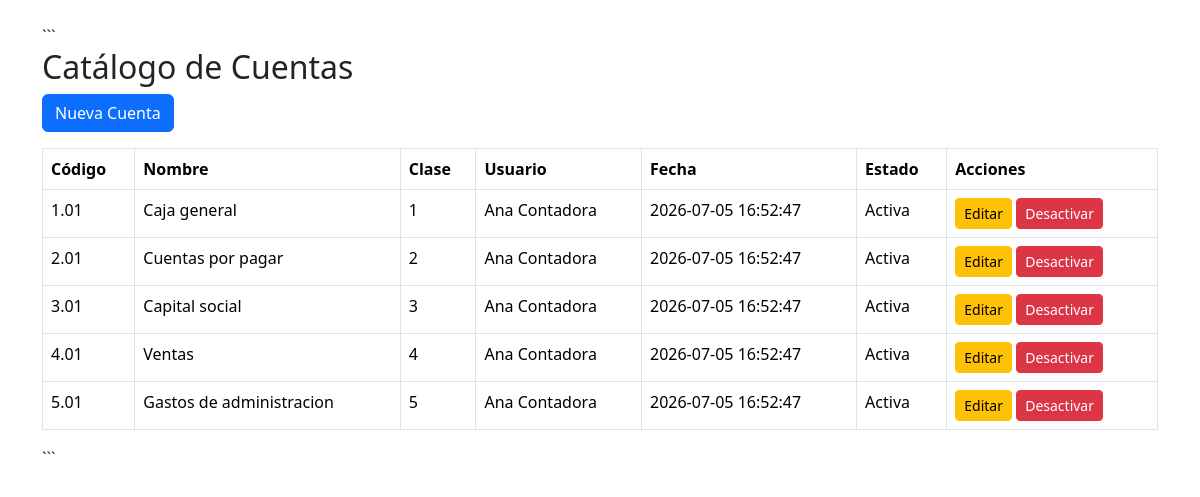
Page /cuentas/cuentas_index.php on the committed database.
### tables this page shows
CREATE TABLE cuentas (
  id INT AUTO_INCREMENT PRIMARY KEY,
  codigo VARCHAR(20) NOT NULL UNIQUE,
  nombre VARCHAR(100) NOT NULL,
  clase TINYINT NOT NULL,
  usuario_id INT NOT NULL,
  fecha_registro DATETIME DEFAULT CURRENT_TIMESTAMP,
  activo TINYINT(1) NOT NULL DEFAULT 1,
  FOREIGN KEY (usuario_id) REFERENCES usuarios(id)
);

CREATE TABLE usuarios (
  id INT AUTO_INCREMENT PRIMARY KEY,
  nombre VARCHAR(100) NOT NULL,
  correo VARCHAR(100) NOT NULL UNIQUE,
  contrasena VARCHAR(255) NOT NULL,
  rol_id INT NOT NULL,
  estado_actividad TINYINT(1) NOT NULL DEFAULT 1,
  creado_en DATETIME DEFAULT CURRENT_TIMESTAMP,
  FOREIGN KEY (rol_id) REFERENCES roles(id)
);

### cuentas/cuentas_index.php (the view, shortened to what this page needs)
<?php
$pdo = Conexion::obtenerInstancia()->obtenerPDO();
$sql = "
SELECT
    c.id,
    c.codigo,
    c.nombre,
    c.clase,
    c.fecha_registro,
    c.activo,
    u.nombre AS usuario
FROM cuentas c
INNER JOIN usuarios u
    ON c.usuario_id = u.id
ORDER BY c.codigo
";
$cuentas = $pdo->query($sql)->fetchAll();
?>
<!DOCTYPE html>
<html lang="es">
<head>
<link href="https://cdn.jsdelivr.net/npm/bootstrap@5.3.3/dist/css/bootstrap.min.css" rel="stylesheet">
</head>
<body>
<div class="container mt-4">
```
<h2>Catálogo de Cuentas</h2>
<a href="cuentas_crear.php" class="btn btn-primary mb-3">
    Nueva Cuenta
</a>
<table class="table table-bordered table-hover">
    <thead>
        <tr>
            <th>Código</th>
            <th>Nombre</th>
            <th>Clase</th>
            <th>Usuario</th>
            <th>Fecha</th>
            <th>Estado</th>
            <th>Acciones</th>
        </tr>
    </thead>
    <tbody>
    <?php foreach($cuentas as $cuenta): ?>
    <tr>
        <td><?= htmlspecialchars($cuenta['codigo']) ?></td>
        <td><?= htmlspecialchars($cuenta['nombre']) ?></td>
        <td><?= $cuenta['clase'] ?></td>
        <td><?= htmlspecialchars($cuenta['usuario']) ?></td>
        <td><?= $cuenta['fecha_registro'] ?></td>
        <td>
            <?= $cuenta['activo'] ? 'Activa' : 'Inactiva' ?>
        </td>
        <td>
            <a
                href="cuentas_modificar.php?id=<?= $cuenta['id'] ?>"
                class="btn btn-warning btn-sm">
                Editar
            </a>
            <a
                href="cuentas_desactivar.php?id=<?= $cuenta['id'] ?>"
                class="btn btn-danger btn-sm"
                onclick="return confirm('¿Desactivar cuenta?')">
                Desactivar
            </a>
        </td>
    </tr>
    <?php endforeach; ?>
    </tbody>
</table>
```
</div>
</body>
</html>

### rows in the picture
cuentas: codigo "1.01", nombre "Caja general", clase "1", usuario.nombre "Ana Contadora", fecha_registro "2026-07-05 16:52:47", activo "Activa"
cuentas: codigo "2.01", nombre "Cuentas por pagar", clase "2", usuario.nombre "Ana Contadora", fecha_registro "2026-07-05 16:52:47", activo "Activa"
cuentas: codigo "3.01", nombre "Capital social", clase "3", usuario.nombre "Ana Contadora", fecha_registro "2026-07-05 16:52:47", activo "Activa"
cuentas: codigo "4.01", nombre "Ventas", clase "4", usuario.nombre "Ana Contadora", fecha_registro "2026-07-05 16:52:47", activo "Activa"
cuentas: codigo "5.01", nombre "Gastos de administracion", clase "5", usuario.nombre "Ana Contadora", fecha_registro "2026-07-05 16:52:47", activo "Activa"
